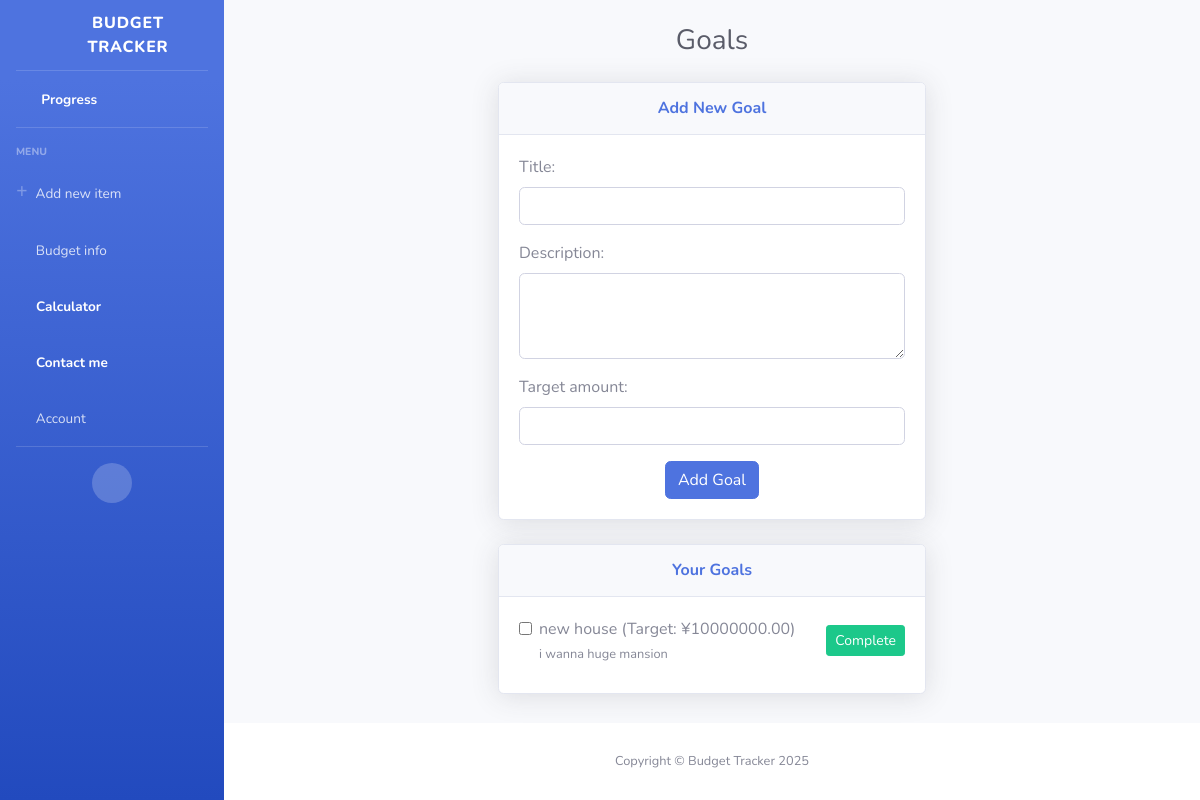
Screenshot of /goals/ (signed in) with the database file from the repository.
### budget_app/models.py (models this page shows, shortened)
class Goal(models.Model):
    title = models.CharField(max_length=255)
    description = models.TextField(blank=True)
    target_amount = models.DecimalField(max_digits=10, decimal_places=2)
    current_amount = models.DecimalField(max_digits=10, decimal_places=2, default=0)
    user = models.ForeignKey(settings.AUTH_USER_MODEL, on_delete=models.CASCADE)

### budget_app/views.py (the view)
# urls.py: path('goals/', goals_view, name='goals'),
def goals_view(request):
    goals = Goal.objects.filter(user=request.user).order_by('id')
    if request.method == "POST":
        if "add_goal" in request.POST:
            form = GoalForm(request.POST)
            if form.is_valid():
                goal = form.save(commit=False)
                goal.user = request.user
                goal.save()
                messages.success(request, "Goal added successfully!")
                return redirect('budget_app:goals')
        elif "complete_goal" in request.POST:
            goal_id = request.POST.get("goal_id")
            goal = get_object_or_404(Goal, id=goal_id)
            goal.delete()
            messages.success(request, "Goal completed and removed!")
            return redirect('budget_app:goals')
    else:
        form = GoalForm()
    return render(request, "goals.html", {
        "form": form,
        "goals": goals
    })

### budget_app/forms.py
class GoalForm(forms.ModelForm):
    class Meta:
        model = Goal
        fields = ['title', 'description', 'target_amount']
        widgets = {
            'title': forms.TextInput(attrs={'class': 'form-control'}),
            'description': forms.Textarea(attrs={'class': 'form-control', 'rows': 3}),
            'target_amount': forms.NumberInput(attrs={'class': 'form-control'}),
        }

### budget_app/templates/goals.html (shortened to what this page needs)
{% extends 'base.html' %}
{% block content %}
<h1 class="h3 mb-4 text-gray-800 text-center">Goals</h1>
<div class="container">
    <div class="row justify-content-center">
        <div class="col-lg-6">
            <div class="card shadow mb-4">
                <div class="card-header py-3 text-center">
                    <h6 class="m-0 font-weight-bold text-primary">Add New Goal</h6>
                </div>
                <div class="card-body">
                    <form method="POST">
                        {{ form.as_p }}
                        <div class="text-center">
                            <button type="submit" name="add_goal" class="btn btn-primary">Add Goal</button>
                        </div>
                    </form>
                </div>
            </div>
            <div class="card shadow mb-4">
                <div class="card-header py-3 text-center">
                    <h6 class="m-0 font-weight-bold text-primary">Your Goals</h6>
                </div>
                <div class="card-body">
                    {% for goal in goals %}
                    <form method="POST" class="mb-2">
                        <div class="form-check d-flex align-items-center justify-content-between">
                            <div>
                                <input class="form-check-input" type="checkbox" name="goal_checkbox" id="goal{{ goal.id }}">
                                <label class="form-check-label" for="goal{{ goal.id }}">
                                    {{ goal.title }} (Target: ¥{{ goal.target_amount }})
                                    <br>
                                    <small>{{ goal.description }}</small>
                                </label>
                            </div>
                            <button type="submit" name="complete_goal" class="btn btn-success btn-sm">Complete</button>
                        </div>
                    </form>
                    {% empty %}
                    <p class="text-center">No goals yet. Add one above!</p>
                    {% endfor %}
                </div>
            </div>
        </div>
    </div>
</div>
{% endblock %}

### rows the page displays
Goal: title "new house", target_amount "10000000.00", description "i wanna huge mansion"
